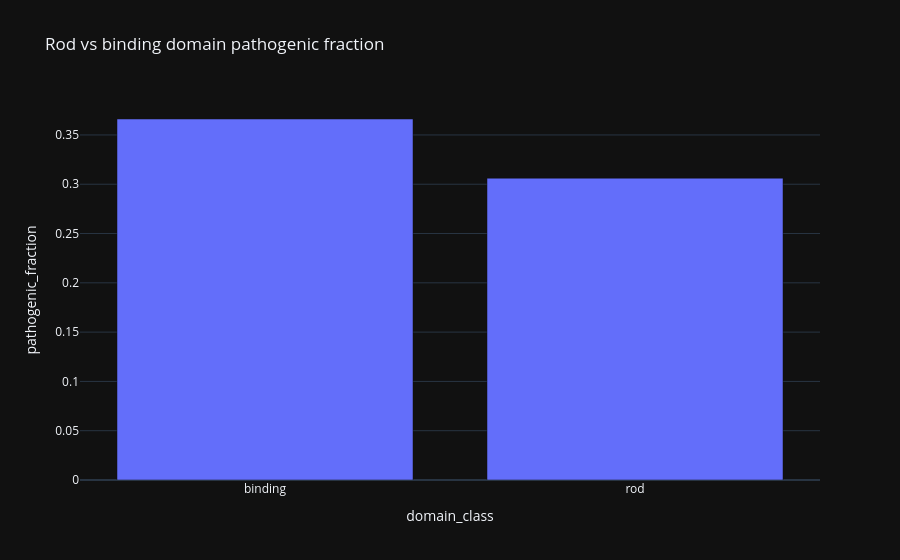

Write notebook code for a chart like this one.
### Markdown cell above
## 10. 📊 rod vs binding domain ⭐

### Code cell
tmp = d[['domain_clean', 'pathogenic']].copy()
tmp['domain_class'] = np.where(tmp['domain_clean'].str.contains('spectrin', case=False, na=False), 'rod', np.where(tmp['domain_clean'].str.contains('interaction|actin|binding|ch1|ch2|ww|cysteine', case=False, regex=True, na=False), 'binding', 'other'))
cls = tmp[tmp['domain_class'].isin(['rod', 'binding'])]
tbl = cls.groupby('domain_class').agg(pathogenic_fraction=('pathogenic', 'mean'), n=('pathogenic', 'size')).reset_index()
display(tbl)
fig = px.bar(tbl, x='domain_class', y='pathogenic_fraction', hover_data=['n'], title='Rod vs binding domain pathogenic fraction')
fig.show()

### Figure 1 — Plotly figure (JSON) as saved in the notebook; plotly's stock layout.template omitted (floating-point values rounded to 4 significant figures)
{"data": [{"customdata": [[538], [2525]], "hovertemplate": "domain_class=%{x}<br>pathogenic_fraction=%{y}<br>n=%{customdata[0]}<extra></extra>", "legendgroup": "", "marker": {"color": "#636efa", "pattern": {"shape": ""}}, "name": "", "orientation": "v", "showlegend": false, "textposition": "auto", "x": ["binding", "rod"], "xaxis": "x", "y": [0.3662, 0.3061], "yaxis": "y", "type": "bar"}], "layout": {"xaxis": {"anchor": "y", "domain": [0.0, 1.0], "title": {"text": "domain_class"}}, "yaxis": {"anchor": "x", "domain": [0.0, 1.0], "title": {"text": "pathogenic_fraction"}}, "legend": {"tracegroupgap": 0}, "title": {"text": "Rod vs binding domain pathogenic fraction"}, "barmode": "relative"}}
